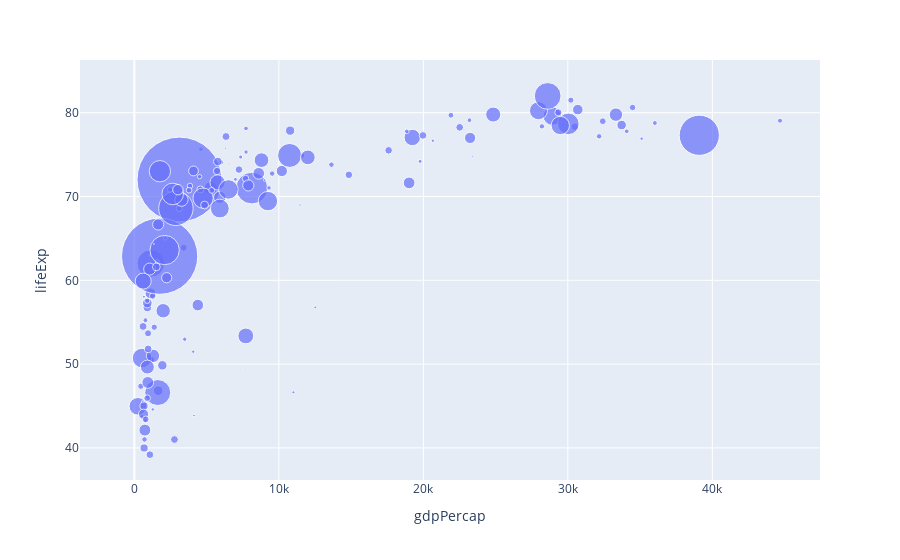

Notebook source saved alongside this figure:
### Code cell
fig = px.scatter(
    dfv_2002,
    x='gdpPercap',
    y='lifeExp',
    size='pop',
    size_max=60
)
fig.show()

### Figure 1 — Plotly figure (JSON) as saved in the notebook; plotly's stock layout.template omitted (floating-point values rounded to 4 significant figures; data arrays with more than 128 entries replaced by an {"elided": "..."} marker saying what was removed)
{"data": [{"hovertemplate": "gdpPercap=%{x}<br>lifeExp=%{y}<br>pop=%{marker.size}<extra></extra>", "legendgroup": "", "marker": {"color": "#636efa", "size": {"elided": "142 int values"}, "sizemode": "area", "sizeref": 355700.0, "symbol": "circle"}, "mode": "markers", "name": "", "orientation": "v", "showlegend": false, "type": "scatter", "x": {"elided": "142 float values"}, "xaxis": "x", "y": {"elided": "142 float values"}, "yaxis": "y"}], "layout": {"legend": {"itemsizing": "constant", "tracegroupgap": 0}, "margin": {"t": 60}, "xaxis": {"anchor": "y", "domain": [0, 1], "title": {"text": "gdpPercap"}}, "yaxis": {"anchor": "x", "domain": [0, 1], "title": {"text": "lifeExp"}}}}
